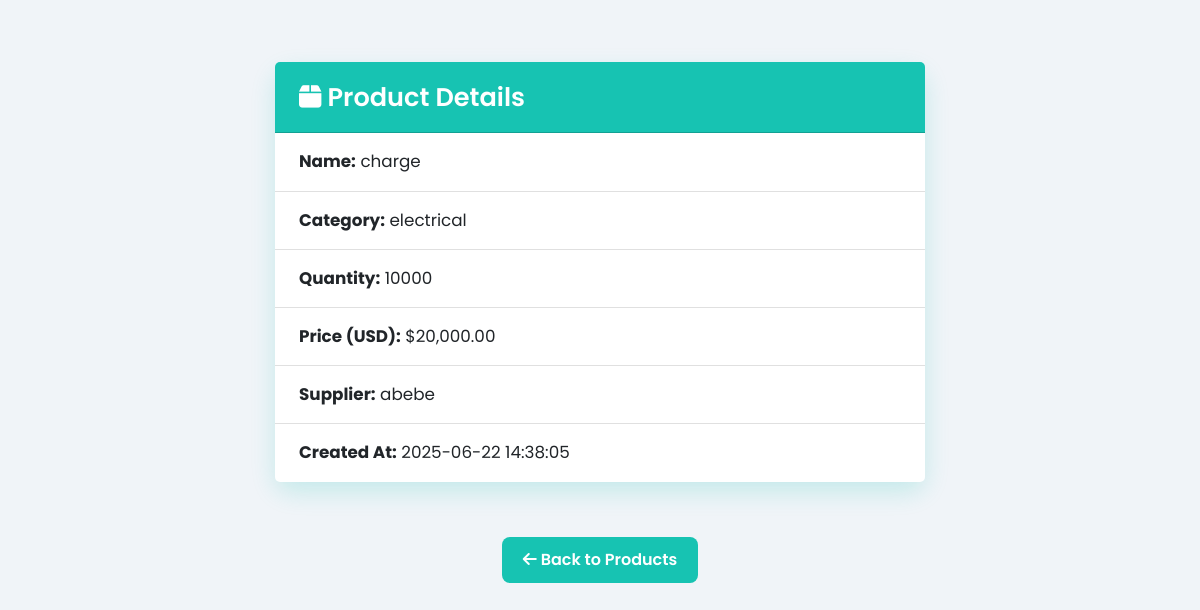
The app's page /products/view.php?id=4 (signed in) with its own data.
### tables this page shows
CREATE TABLE `products` (
  `id` int(11) NOT NULL,
  `name` varchar(150) NOT NULL,
  `category` varchar(100) NOT NULL,
  `quantity` int(11) DEFAULT 0,
  `price` decimal(10,2) NOT NULL,
  `supplier_id` int(11) DEFAULT NULL,
  `created_at` timestamp NOT NULL DEFAULT current_timestamp(),
  `updated_at` timestamp NOT NULL DEFAULT current_timestamp() ON UPDATE current_timestamp()
);

CREATE TABLE `suppliers` (
  `id` int(11) NOT NULL,
  `name` varchar(150) NOT NULL,
  `contact` varchar(100) DEFAULT NULL,
  `created_at` timestamp NOT NULL DEFAULT current_timestamp()
);

### products/view.php (the view, shortened to what this page needs)
<?php
require_once "../config/db.php";
$id = $_GET['id'] ?? null;
$stmt = $conn->prepare("SELECT p.*, s.name AS supplier_name FROM products p LEFT JOIN suppliers s ON p.supplier_id = s.id WHERE p.id = ?");
$stmt->bind_param("i", $id);
$stmt->execute();
$result = $stmt->get_result();
$product = $result->fetch_assoc();
?>
<!DOCTYPE html>
<html lang="en">
<head>
  <link href="https://cdn.jsdelivr.net/npm/bootstrap@5.3.0/dist/css/bootstrap.min.css" rel="stylesheet" />
  <link href="https://cdnjs.cloudflare.com/ajax/libs/font-awesome/6.4.0/css/all.min.css" rel="stylesheet" />
</head>
<body>
  <div class="container">
    <div class="card">
      <div class="card-header">
        <i class="fa-solid fa-box"></i> Product Details
      </div>
      <ul class="list-group list-group-flush">
        <li class="list-group-item"><strong>Name:</strong> <?= htmlspecialchars($product['name']) ?></li>
        <li class="list-group-item"><strong>Category:</strong> <?= htmlspecialchars($product['category']) ?></li>
        <li class="list-group-item"><strong>Quantity:</strong> <?= (int)$product['quantity'] ?></li>
        <li class="list-group-item"><strong>Price (USD):</strong> $<?= number_format($product['price'], 2) ?></li>
        <li class="list-group-item"><strong>Supplier:</strong> <?= htmlspecialchars($product['supplier_name'] ?? 'N/A') ?></li>
        <li class="list-group-item"><strong>Created At:</strong> <?= htmlspecialchars($product['created_at']) ?></li>
      </ul>
    </div>
    <div class="text-center">
      <a href="list.php" class="btn btn-back">
        <i class="fa-solid fa-arrow-left"></i> Back to Products
      </a>
    </div>
  </div>
</body>
</html>

### products/view.php (style rules this page uses)
body { font-family: 'Poppins', sans-serif; background: #f0f4f8; padding: 2rem; }
.card { max-width: 650px; margin: 30px auto; border-radius: 16px; box-shadow: 0 10px 25px rgba(23, 195, 178, 0.2); border: none; }
.card-header { background-color: #17c3b2; color: #fff; border-radius: 16px 16px 0 0; font-weight: 600; font-size: 1.6rem; padding: 1rem 1.5rem; }
.list-group-item { font-size: 1.05rem; padding: 1rem 1.5rem; border: none; border-bottom: 1px solid #e0e0e0; }
.list-group-item:last-child { border-bottom: none; }
.btn-back { margin-top: 25px; background-color: #17c3b2; color: #fff; padding: 10px 20px; border-radius: 8px; font-weight: 600; transition: background 0.3s ease; }

### records on screen
products: name "charge", category "electrical", quantity "10000", price "20,000.00", supplier.name "abebe", created_at "2025-06-22 14:38:05"
